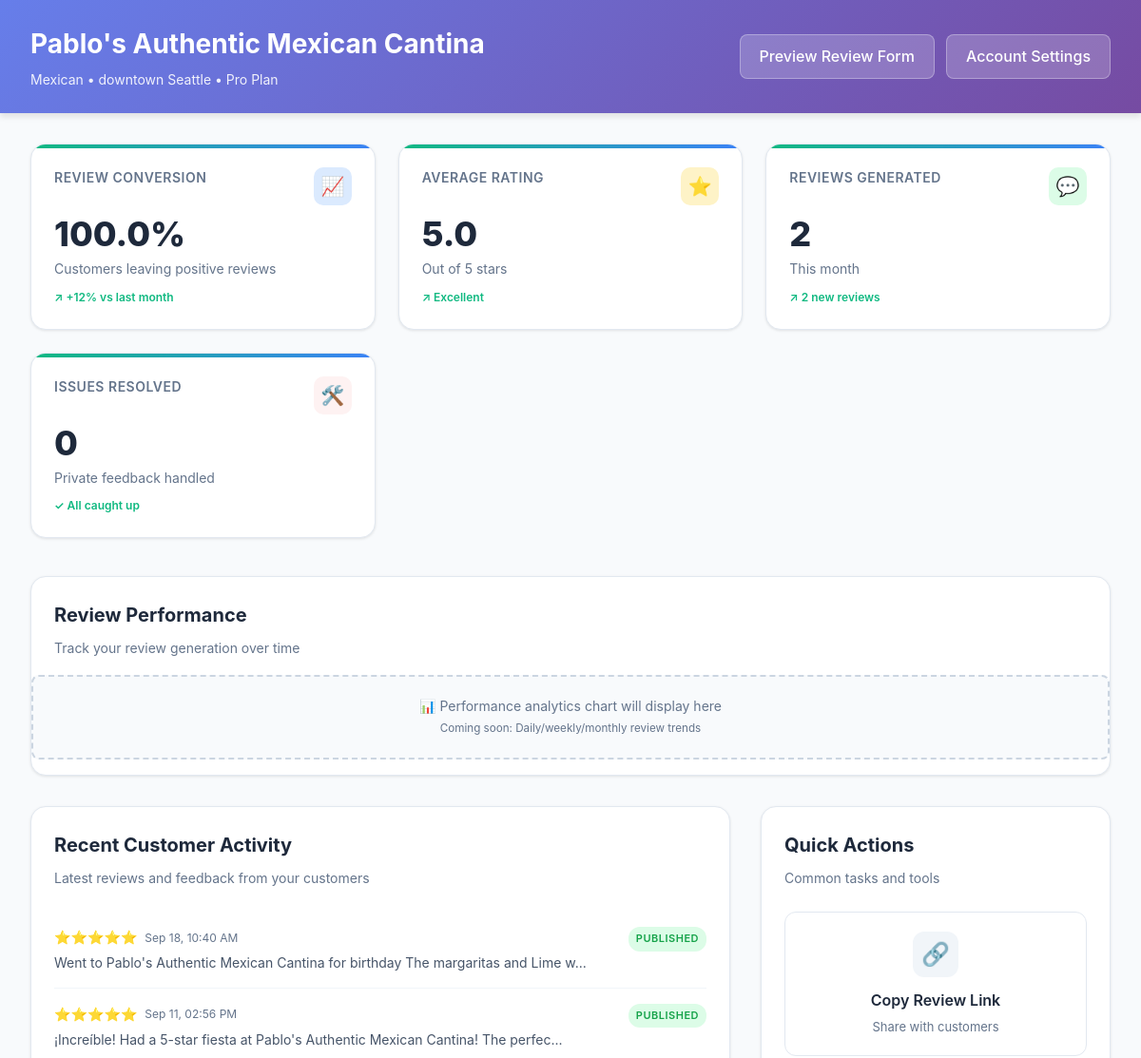
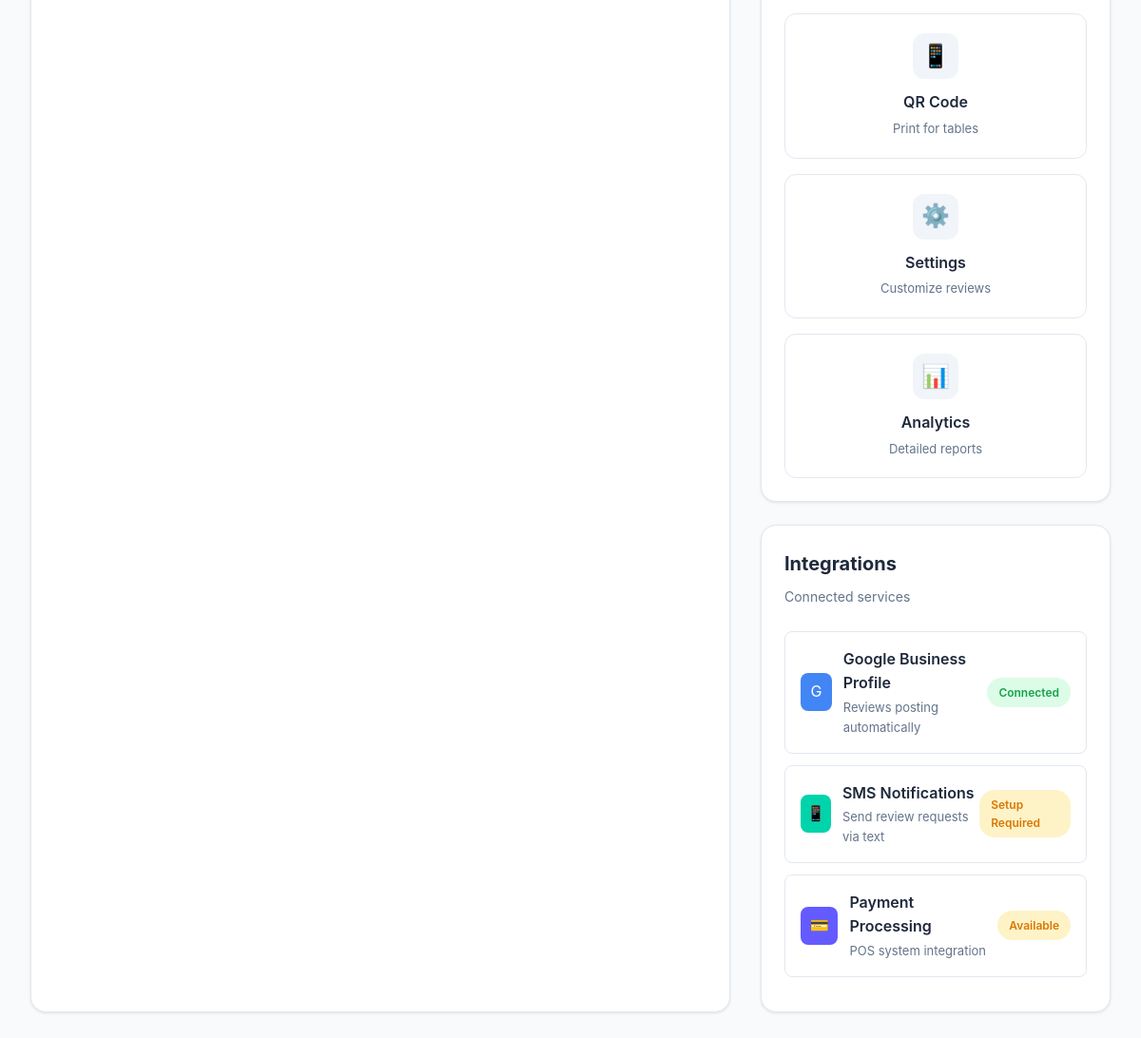
/dashboard, run on the app's committed database (2 pictures, top to bottom).
### models.py (models this page shows, shortened)
class Restaurant(db.Model):
    __tablename__ = 'restaurants'
    id = db.Column(db.Integer, primary_key=True)
    google_place_id = db.Column(db.String(200), unique=True)  # Primary Google identifier
    name = db.Column(db.String(200), nullable=False)
    slug = db.Column(db.String(100), unique=True, nullable=False)  # URL-friendly name
    address = db.Column(db.Text)
    phone = db.Column(db.String(20))
    website = db.Column(db.String(500))
    google_rating = db.Column(db.Float)  # Current Google rating
    google_review_count = db.Column(db.Integer)  # Number of Google reviews
    google_review_link = db.Column(db.String(500))
    location = db.Column(db.String(200), nullable=False)  # City/neighborhood
    cuisine = db.Column(db.String(100), nullable=False)  # Mexican, Italian, etc.
    restaurant_type = db.Column(db.String(50), default='casual')  # casual, upscale, fast_casual
    specialties = db.Column(db.Text)  # JSON - dishes to highlight in reviews
    seo_keywords = db.Column(db.Text)  # JSON - local SEO terms
    custom_templates = db.Column(db.Text)  # JSON - branded review templates
    brand_voice = db.Column(db.Text)  # How they want to sound
    google_last_synced = db.Column(db.DateTime)
    google_sync_enabled = db.Column(db.Boolean, default=True)
    subscription_plan = db.Column(db.String(20), default='free')  # free, pro, enterprise
    subscription_status = db.Column(db.String(20), default='active')
    stripe_customer_id = db.Column(db.String(100))
    email = db.Column(db.String(200))
    auto_sms_enabled = db.Column(db.Boolean, default=False)
    sms_delay_hours = db.Column(db.Integer, default=2)  # Hours after dining
    created_at = db.Column(db.DateTime, default=datetime.utcnow)
    updated_at = db.Column(db.DateTime, default=datetime.utcnow, onupdate=datetime.utcnow)
    users = db.relationship('User', backref='restaurant', lazy=True)
    reviews = db.relationship('Review', backref='restaurant', lazy=True)

class Review(db.Model):
    __tablename__ = 'reviews'
    id = db.Column(db.Integer, primary_key=True)
    rating = db.Column(db.Integer, nullable=False)  # 1-5 stars
    review_type = db.Column(db.String(20), nullable=False)  # 'public' or 'private'
    customer_phone = db.Column(db.String(20))
    customer_email = db.Column(db.String(200))
    customer_name = db.Column(db.String(200))
    favorite_dish = db.Column(db.String(200))
    atmosphere = db.Column(db.String(200))
    generated_review = db.Column(db.Text)  # The final review text
    word_count = db.Column(db.Integer)
    issue_area = db.Column(db.String(200))  # food, service, cleanliness, etc.
    feedback_details = db.Column(db.Text)
    requires_followup = db.Column(db.Boolean, default=False)
    followup_completed = db.Column(db.Boolean, default=False)
    source = db.Column(db.String(50), default='sms')  # sms, email, qr, manual
    ip_address = db.Column(db.String(45))
    user_agent = db.Column(db.String(500))
    status = db.Column(db.String(20), default='completed')  # pending, completed, posted
    posted_to_google = db.Column(db.Boolean, default=False)
    google_review_id = db.Column(db.String(200))
    restaurant_id = db.Column(db.Integer, db.ForeignKey('restaurants.id'), nullable=False)
    created_at = db.Column(db.DateTime, default=datetime.utcnow)
    updated_at = db.Column(db.DateTime, default=datetime.utcnow, onupdate=datetime.utcnow)

### routes.py (the view)
    @app.route('/dashboard')
    @app.route('/dashboard/<restaurant_slug>')
    def dashboard(restaurant_slug=None):
        if restaurant_slug:
            restaurant = Restaurant.query.filter_by(slug=restaurant_slug).first()
        else:
            restaurant = Restaurant.query.first()
        if not restaurant:
            return redirect(url_for('home'))
        total_reviews = Review.query.filter_by(restaurant_id=restaurant.id).count()
        positive_reviews = Review.query.filter_by(restaurant_id=restaurant.id).filter(Review.rating >= 4).count()
        negative_feedback = Review.query.filter_by(restaurant_id=restaurant.id).filter(Review.rating <= 3).count()
        pending_followups = Review.query.filter_by(
            restaurant_id=restaurant.id,
            requires_followup=True,
            followup_completed=False
        ).count()
        recent_reviews = Review.query.filter_by(restaurant_id=restaurant.id)\
            .order_by(Review.created_at.desc())\
            .limit(10)\
            .all()
        avg_rating = db.session.query(db.func.avg(Review.rating))\
            .filter_by(restaurant_id=restaurant.id)\
            .scalar() or 0
        all_negative_feedback = Review.query.filter_by(restaurant_id=restaurant.id)\
            .filter(Review.rating <= 3)\
            .order_by(Review.created_at.desc())\
            .all()
        pending_feedback = Review.query.filter_by(
            restaurant_id=restaurant.id,
            requires_followup=True,
            followup_completed=False
        ).order_by(Review.created_at.desc()).limit(5).all()
        return render_template('dashboard.html',
                             restaurant=restaurant,
                             stats={
                                 'total_reviews': total_reviews,
                                 'positive_reviews': positive_reviews,
                                 'negative_feedback': negative_feedback,
                                 'pending_followups': pending_followups,
                                 'avg_rating': round(avg_rating, 1)
                             },
                             recent_reviews=recent_reviews,
                             pending_feedback=pending_feedback,
                             negative_feedback=all_negative_feedback)

### templates/dashboard.html (shortened to what this page needs)
<!DOCTYPE html>
<html lang="en">
<head>
</head>
<body>
    <div class="dashboard-header">
        <div class="header-content">
            <div class="restaurant-info">
                <h1>{{ restaurant.name }}</h1>
                <div class="restaurant-meta">
                    {{ restaurant.cuisine }} • {{ restaurant.location }} • Pro Plan
                </div>
            </div>
            <div class="header-actions">
                <a href="/review/{{ restaurant.slug }}" target="_blank" class="btn-header">
                    Preview Review Form
                </a>
                <a href="#" class="btn-header">
                    Account Settings
                </a>
            </div>
        </div>
    </div>
    <div class="main-content">
        <div class="metrics-grid">
            <div class="metric-card">
                <div class="metric-header">
                    <div class="metric-title">Review Conversion</div>
                    <div class="metric-icon" style="background: #dbeafe; color: #3b82f6;">
                        📈
                    </div>
                </div>
                <div class="metric-value">{{ "%.1f"|format((stats.positive_reviews / stats.total_reviews * 100) if stats.total_reviews > 0 else 0) }}%</div>
                <div class="metric-subtitle">Customers leaving positive reviews</div>
                <div class="metric-trend trend-up">
                    ↗ +12% vs last month
                </div>
            </div>
            <div class="metric-card">
                <div class="metric-header">
                    <div class="metric-title">Average Rating</div>
                    <div class="metric-icon" style="background: #fef3c7; color: #f59e0b;">
                        ⭐
                    </div>
                </div>
                <div class="metric-value">{{ stats.avg_rating }}</div>
                <div class="metric-subtitle">Out of 5 stars</div>
                <div class="metric-trend {% if stats.avg_rating >= 4.0 %}trend-up{% else %}trend-down{% endif %}">
                    {% if stats.avg_rating >= 4.0 %}↗ Excellent{% else %}↘ Needs improvement{% endif %}
                </div>
            </div>
            <div class="metric-card">
                <div class="metric-header">
                    <div class="metric-title">Reviews Generated</div>
                    <div class="metric-icon" style="background: #dcfce7; color: #16a34a;">
                        💬
                    </div>
                </div>
                <div class="metric-value">{{ stats.positive_reviews }}</div>
                <div class="metric-subtitle">This month</div>
                <div class="metric-trend trend-up">
                    ↗ {{ stats.positive_reviews }} new reviews
                </div>
            </div>
            <div class="metric-card">
                <div class="metric-header">
                    <div class="metric-title">Issues Resolved</div>
                    <div class="metric-icon" style="background: #fef2f2; color: #ef4444;">
                        🛠️
                    </div>
                </div>
                <div class="metric-value">{{ stats.negative_feedback - stats.pending_followups }}</div>
                <div class="metric-subtitle">Private feedback handled</div>
                <div class="metric-trend {% if stats.pending_followups == 0 %}trend-up{% else %}trend-down{% endif %}">
                    {% if stats.pending_followups == 0 %}✓ All caught up{% else %}⚠ {{ stats.pending_followups }} pending{% endif %}
                </div>
            </div>
        </div>
        <div class="section-card" style="margin-bottom: 32px;">
            <div class="section-header">
                <h2 class="section-title">Review Performance</h2>
                <p class="section-subtitle">Track your review generation over time</p>
            </div>
            <div class="performance-chart">
                <div class="chart-placeholder">
                    📊 Performance analytics chart will display here<br>
                    <small>Coming soon: Daily/weekly/monthly review trends</small>
                </div>
            </div>
        </div>
        <div class="content-grid">
            <div class="section-card">
                <div class="section-header">
                    <h2 class="section-title">Recent Customer Activity</h2>
                    <p class="section-subtitle">Latest reviews and feedback from your customers</p>
                </div>
                <div class="section-content">
                    {% if recent_reviews %}
                    {% for review in recent_reviews[:5] %}
                    <div class="review-item">
                        <div class="review-content">
                            <div class="review-rating">
                                <span class="stars">{{ '⭐' * review.rating }}</span>
                                <span class="review-time">{{ review.created_at.strftime('%b %d, %I:%M %p') }}</span>
                            </div>
                            {% if review.generated_review %}
                            <div class="review-preview">{{ review.generated_review[:80] }}...</div>
                            {% elif review.feedback_details %}
                            <div class="review-preview" style="color: #dc2626;">{{ review.feedback_details[:80] }}...</div>
                            {% endif %}
                        </div>
                        <div class="review-status {% if review.rating >= 4 %}status-positive{% else %}status-pending{% endif %}">
                            {% if review.rating >= 4 %}Published{% else %}Private{% endif %}
                        </div>
                    </div>
                    {% endfor %}
                    {% else %}
                    <div style="text-align: center; padding: 40px 20px; color: #64748b;">
                        <div style="font-size: 48px; margin-bottom: 16px;">📝</div>
                        <p><strong>No reviews yet</strong></p>
                        <p>Share your review link with customers to get started!</p>
                    </div>
                    {% endif %}
                </div>
            </div>
            <div>
                <div class="section-card" style="margin-bottom: 24px;">
                    <div class="section-header">
                        <h2 class="section-title">Quick Actions</h2>
                        <p class="section-subtitle">Common tasks and tools</p>
                    </div>
                    <div class="section-content">
                        <div class="quick-actions">
                            <a href="#" class="action-card" onclick="copyReviewLink()">
                                <div class="action-icon">🔗</div>
                                <div class="action-title">Copy Review Link</div>
                                <div class="action-description">Share with customers</div>
                            </a>
                            <a href="#" class="action-card">
                                <div class="action-icon">📱</div>
                                <div class="action-title">QR Code</div>
                                <div class="action-description">Print for tables</div>
                            </a>
                            <a href="#" class="action-card">
                                <div class="action-icon">⚙️</div>
                                <div class="action-title">Settings</div>
                                <div class="action-description">Customize reviews</div>
                            </a>
                            <a href="#" class="action-card">
                                <div class="action-icon">📊</div>
                                <div class="action-title">Analytics</div>
                                <div class="action-description">Detailed reports</div>
                            </a>
                        </div>
                    </div>
                </div>
                <div class="section-card">
                    <div class="section-header">
                        <h2 class="section-title">Integrations</h2>
                        <p class="section-subtitle">Connected services</p>
                    </div>
                    <div class="section-content">
                        <div class="integration-item">
                            <div class="integration-info">
                                <div class="integration-icon" style="background: #4285f4; color: white;">G</div>
                                <div class="integration-details">
                                    <h4>Google Business Profile</h4>
                                    <p>Reviews posting automatically</p>
                                </div>
                            </div>
                            <span class="status-badge status-connected">Connected</span>
                        </div>
                        <div class="integration-item">
                            <div class="integration-info">
                                <div class="integration-icon" style="background: #00d4aa; color: white;">📱</div>
                                <div class="integration-details">
                                    <h4>SMS Notifications</h4>
                                    <p>Send review requests via text</p>
                                </div>
                            </div>
                            <span class="status-badge status-setup">Setup Required</span>
                        </div>
                        <div class="integration-item">
                            <div class="integration-info">
                                <div class="integration-icon" style="background: #635bff; color: white;">💳</div>
                                <div class="integration-details">
                                    <h4>Payment Processing</h4>
                                    <p>POS system integration</p>
                                </div>
                            </div>
                            <span class="status-badge status-setup">Available</span>
                        </div>
                    </div>
                </div>
            </div>
        </div>
    </div>
</body>
</html>

### data on the page
Restaurant: name "Pablo's Authentic Mexican Cantina", cuisine "Mexican", location "downtown Seattle"
Review: rating "⭐⭐⭐⭐⭐", created_at "Sep 18, 10:40 AM", generated_review "Went to Pablo's Authentic Mexican Cantina for birthday The margaritas and Lime w", shows "PUBLISHED"
Review: rating "⭐⭐⭐⭐⭐", created_at "Sep 11, 02:56 PM", generated_review "¡Increíble! Had a 5-star fiesta at Pablo's Authentic Mexican Cantina! The perfec", shows "PUBLISHED"

### other printed values
{{ stats.avg_rating }} "5.0"
{{ stats.positive_reviews }} "2"
{{ stats.negative_feedback - stats.pending_followups }} "0"
